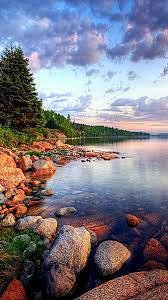
#> input picture scenery.jpg, 168 x 300 px
$ python 'yeniden_boyutlandırma.py'
#> lines starting #> are read from the running program, lines starting #| are printed output that depends on the picture
import cv2

# resmi oku
img = cv2.imread("scenery.jpg", 0)
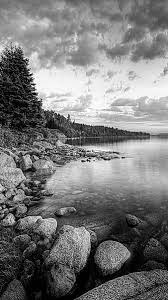
#> img: shape (300, 168); min 0, max 255, mean 121.2
print("Image size: ", img.shape)
#| Image size:  (300, 168)

cv2.imshow("Orginal", img)
if cv2.waitKey(0) & 0xFF == ord("q"):
#> (key q is pressed here)
    cv2.destroyAllWindows()
